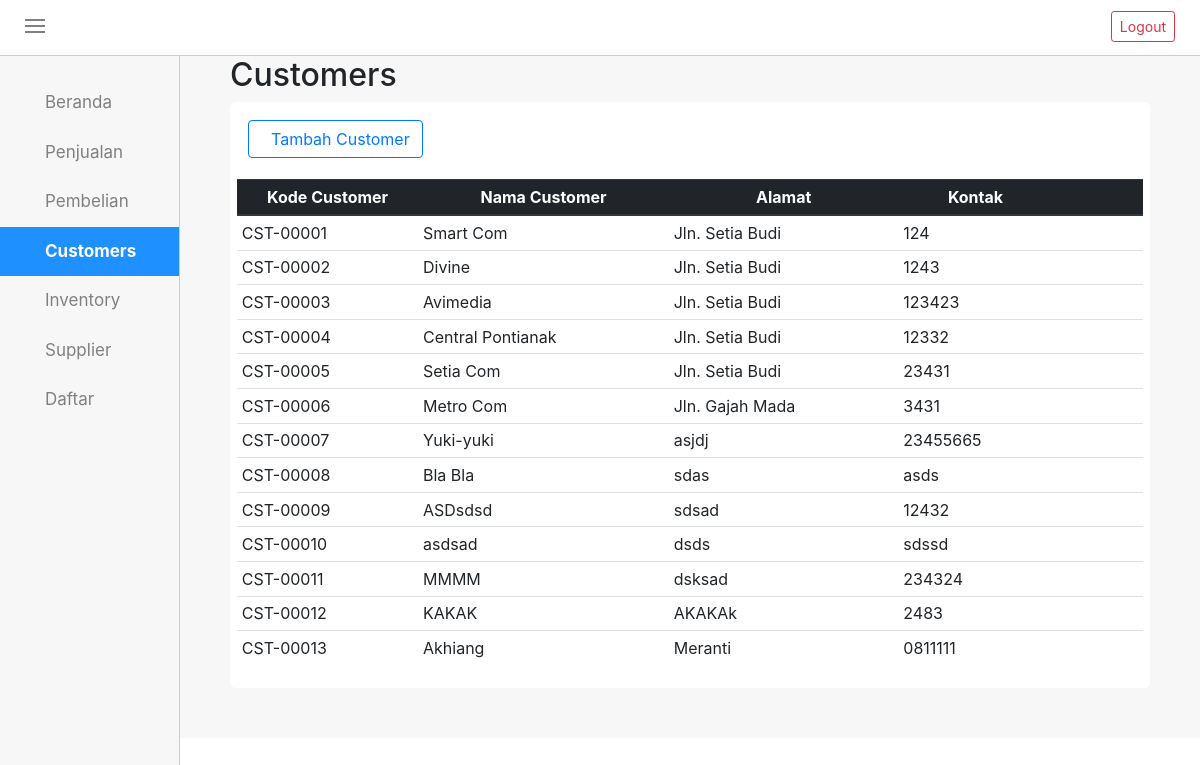
Page /customers.php (signed in) on the earlier database version.
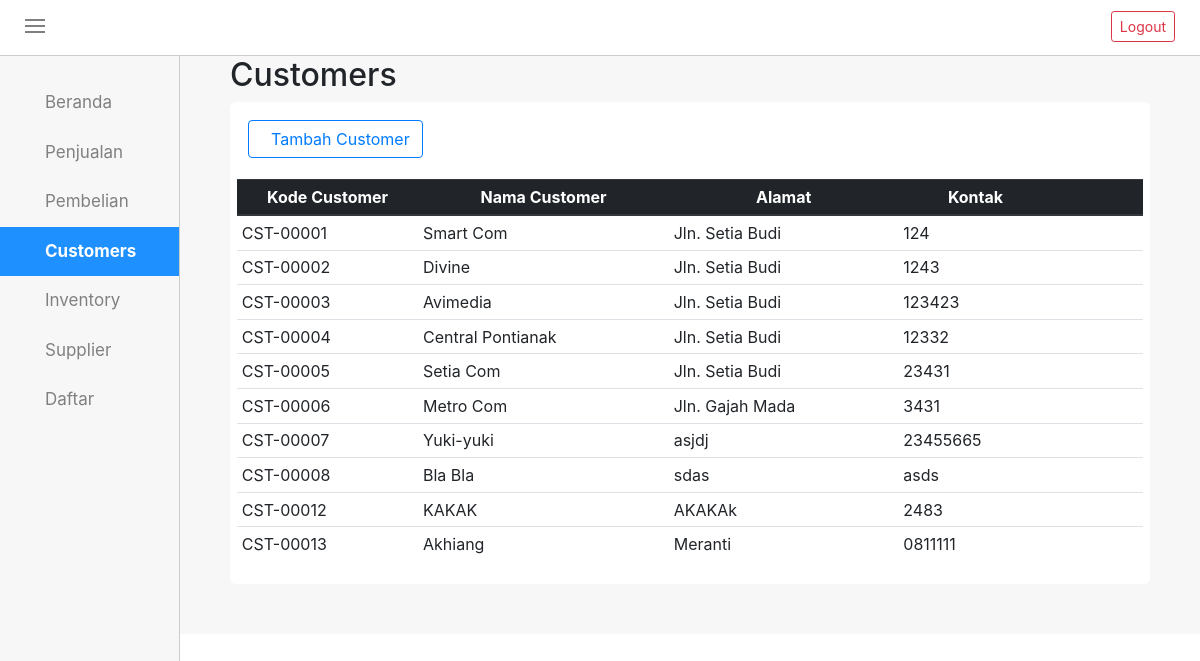
Same page on the later database version.
### tables this page shows
CREATE TABLE `tb_customer` (
  `kd_customer` varchar(10) NOT NULL,
  `nm_customer` varchar(25) NOT NULL,
  `alamat` varchar(50) NOT NULL,
  `kontak` varchar(13) NOT NULL,
  `hapus` char(1) NOT NULL
);

### customers.php (the view, shortened to what this page needs)
<!DOCTYPE html>
<html>
<head>
	<link rel="stylesheet" type="text/css" href="style.css">
	<link rel="stylesheet" type="text/css" href="css/bootstrap.min.css">
	<link rel="stylesheet" type="text/css" href="css/bootstrap.css">
	<link rel="stylesheet" type="text/css" href="css/dataTables.bootstrap4.min.css">
</head>
<body id="bodyCustomers">
	<div id="topnav">
		<div class="menuicon" onclick="geser()">
			<div class="garis"></div>
			<div class="garis"></div>
			<div class="garis"></div>
		</div>
		<div class="logout">
			<form method="POST" action="logout">
				<input type="submit" name="logout" value="Logout" class="btn btn-outline-danger btn-sm">
			</form>
		</div>
	</div>
	<div id="sidenav">
		<div id="tab">
			<div class="tabbutton">
				<a href="mainform" class="aktif"><span class="ion-ios-home"></span>Beranda</a>
				<a href="penjualan" target="_blank"><span class="ion-cash"></span>Penjualan</a>
				<a href="pembelian" target="_blank"><span class="ion-android-cart"></span>Pembelian</a>
				<a class="active" href="customers"><span class="ion-ios-people"></span>Customers</a>
				<a href="inventory" class="aktif"><span class="ion-briefcase"></span>Inventory</a>
				<a href="supplier" class="aktif"><span class="ion-person-stalker"></span>Supplier</a>
			</div>
			<a class="aktif drop" id="btn_daftar"><span class="ion-android-list"></span>Daftar<i class="ion-arrow-down-b"></i></a>
		</div>
	</div>
	<div id="rightside">
		<div id="beranda">
			<div class="all-box">
				<div class="all-top">
					<h2>Customers</h2>
				</div>
				<div class="all-content">
					<div class="all-head">
						<div class="button-add">
							<button class="btn btn-outline-primary" onclick="document.getElementById('id01').style.display='block'" style="width:auto;"><span class="ion-person-add"></span>Tambah Customer</button>
						</div>
						<br>
					</div>
					<br>
					<div id="container">
							<div class="table-responsive">
								<table class="table table-hover table-sm cell-border" id="table_id">
									<thead class="thead-dark">
										<tr>
											<th width="20%">Kode Customer</th>
											<th width="">Nama Customer</th>
											<th width="">Alamat</th>
											<th width="">Kontak</th>
											<th width="5%"></th>
											<th width="5%"></th>
										</tr>
									</thead>
									<?php
										require_once("conn.php");
										$sql = "SELECT kd_customer,nm_customer,alamat,kontak FROM tb_customer WHERE hapus = 0";
										$q = mysqli_query($conn,$sql);
										while ($r = mysqli_fetch_assoc($q))
										{
										    echo "<tr>";
										    echo "<td>$r[kd_customer]</td>";
										    echo "<td>$r[nm_customer]</td>";
										    echo "<td>$r[alamat]</td>";
										    echo "<td>$r[kontak]</td>";
										    echo "<td align='center'><span class='editCust ion-edit' data-toggle='modal' data-target='#editcustomermodal' data-backdrop='static' data-kodeCustomer='$r[kd_customer]' data-namaCustomer='$r[nm_customer]' data-alamat='$r[alamat]' data-kontak='$r[kontak]'></span></td>";
										    echo "<td align='center'><a class='ion-trash-a' href='customers_hapus.php?hps=$r[kd_customer]' onclick='return functionHapus()' class='hapus' value='.$r[kd_customer]' id='hapus' name='hps' data-id = '.$r[kd_customer]'></a></td>";
										    echo "</tr>";
										}
									?>
								</table>
							</div>
					</div>
				</div>
			</div>
			</div>
		</div>
</body>
</html>

Differences in the rows shown:
no longer on this page (row edited): tb_customer: kd_customer "CST-00009", nm_customer "ASDsdsd", alamat "sdsad", kontak "12432"
no longer on this page (row edited): tb_customer: kd_customer "CST-00010", nm_customer "asdsad", alamat "dsds", kontak "sdssd"
no longer on this page (row edited): tb_customer: kd_customer "CST-00011", nm_customer "MMMM", alamat "dsksad", kontak "234324"
